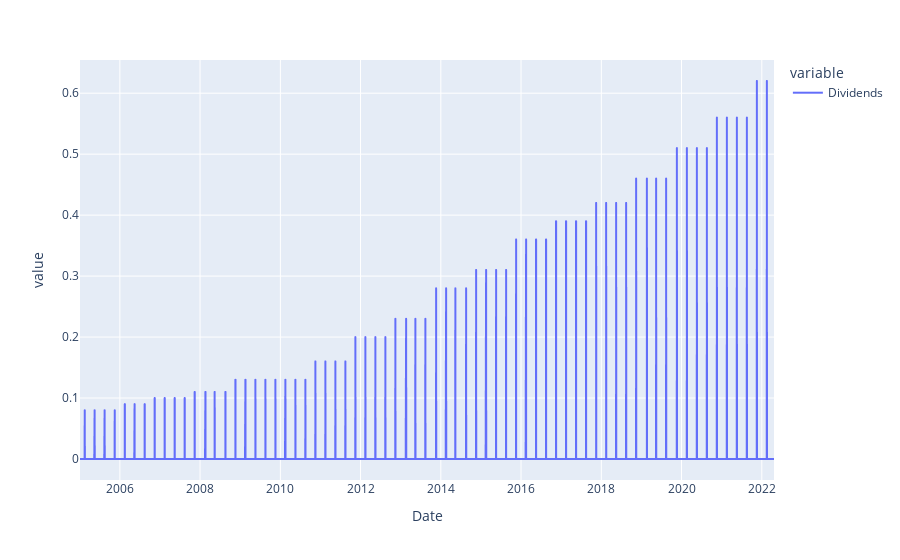

The cell this chart's notebook holds for it:
### Code cell
hist.Dividends.plot()

### Figure 1 — Plotly figure (JSON) as saved in the notebook; plotly's stock layout.template omitted (floating-point values rounded to 4 significant figures; data arrays with more than 128 entries replaced by an {"elided": "..."} marker saying what was removed)
{"data": [{"hovertemplate": "variable=Dividends<br>Date=%{x}<br>value=%{y}<extra></extra>", "legendgroup": "Dividends", "line": {"color": "#636efa", "dash": "solid"}, "marker": {"symbol": "circle"}, "mode": "lines", "name": "Dividends", "showlegend": true, "type": "scattergl", "x": {"elided": "4357 str values"}, "xaxis": "x", "y": {"elided": "4357 float values"}, "yaxis": "y"}], "layout": {"legend": {"title": {"text": "variable"}, "tracegroupgap": 0}, "margin": {"t": 60}, "xaxis": {"anchor": "y", "domain": [0, 1], "title": {"text": "Date"}}, "yaxis": {"anchor": "x", "domain": [0, 1], "title": {"text": "value"}}}}
